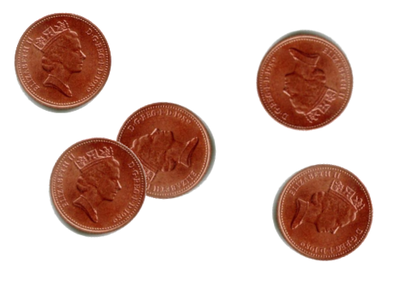
%> input picture sample/coins.png, 404 x 283 px, shrunk from 500 x 350 before the run
$ octave coin.m   (GNU Octave 9; MATLAB toolbox functions it lacks are replaced by stand-ins)
%> lines starting %> are read from the running program, lines starting %| are printed output that depends on the picture; in (x1, y1, x2, y2) boxes, pixels count from 0 and x2, y2 are one past the last pixel; in counts of white or black regions, pixels touching at a corner belong together; the program's own positions count from 1
pkg load image

# Load image and convert to grayscale
i1 = imread ("sample/coins.png");
%> i1 is the input picture: size 283x404x3 uint8; mean R, G, B 218.6, 194, 186.2
i1g = rgb2gray(i1);
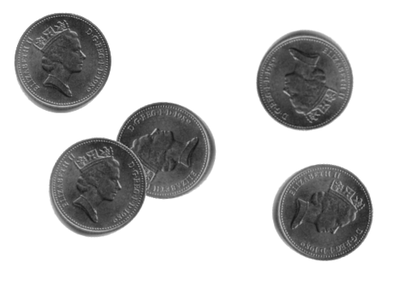
%> i1g: size 283x404 uint8; min 25, max 255, mean 200.5
imshow (i1);
print("sample/coins-input.png", "-dpng");

# Remove background
i2 = 1 - (i1g < 230);
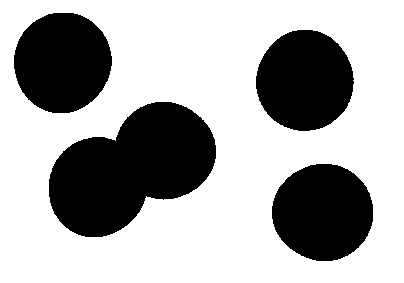
%> i2: size 283x404 double; values 0 (black) and 1 (white), 67.2% white; 4 black regions, box (x1, y1, x2, y2) and area: (49, 102, 216, 237) 14428, (256, 30, 354, 131) 7714, (14, 13, 112, 113) 7707, (272, 164, 373, 261) 7705
imshow (i2);
print("sample/coins-bg-rem.png", "-dpng");

# Calculate distance to the background
d = bwdist (i2);
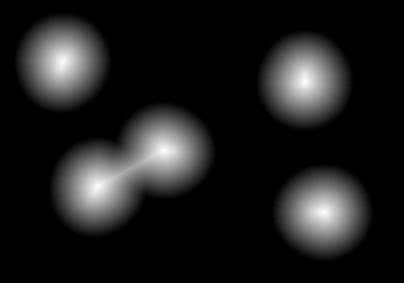
%> d: size 283x404 single; min 0, max 48.7, mean 5.7; drawn with min black and max white
i3 = d / max (max (d));
imshow (i3);
print("sample/coins-distance.png", "-dpng");

# Threshold distance
i4_a = i3 > .8; # Seeds for coins
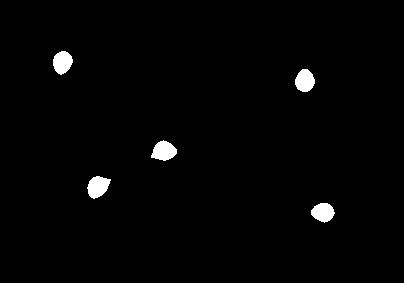
%> i4_a: size 283x404 logical; 1.6% white; 5 white regions, box (x1, y1, x2, y2) and area: (151, 140, 177, 161) 372, (87, 176, 111, 199) 372, (53, 51, 73, 75) 350, (295, 69, 315, 92) 347, (311, 203, 335, 223) 342
i4_b = i3 == 0; # Seed for background
i4 = i4_a + i4_b;
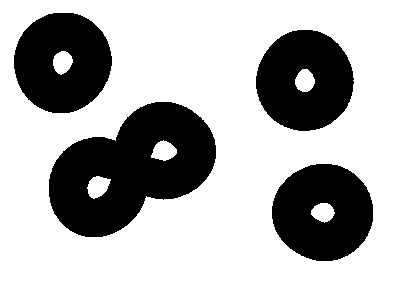
%> i4: size 283x404 double; values 0 (black) and 1 (white), 68.7% white; 4 black regions, box (x1, y1, x2, y2) and area: (49, 102, 216, 237) 13684, (256, 30, 354, 131) 7367, (272, 164, 373, 261) 7363, (14, 13, 112, 113) 7357
imshow (i4);
print("sample/coins-seeds.png", "-dpng");

# Execute watershed
%> (the run ends here)
